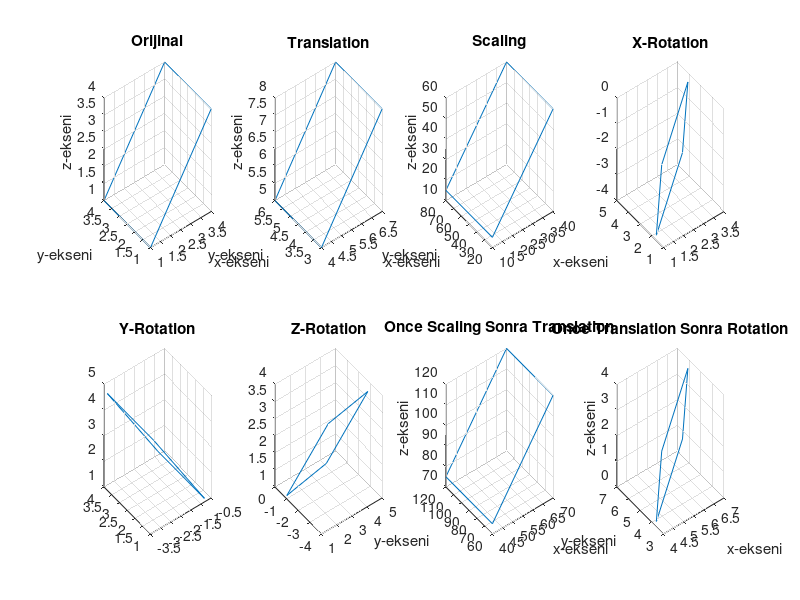

MATLAB code to generate this figure:

%Translation-Oteleme Islemi
dx = 3;
dy = 2;
dz = 4;

shape=[1 1 4 4 1;1 4 4 1 1 ;1 1 4 4 1];
subplot(2,4,1); 
plot3(shape(1,1:end),shape(2,1:end),shape(3,1:end)); grid on; title('Orijinal');

xlabel('x-ekseni'); ylabel('y-ekseni'); zlabel('z-ekseni'); 
trans=[1 0 0 dx;0 1 0 dy;0 0 1 dz;0 0 0 1];
homogeneous_shape = [shape; ones(1,5)];
trans_shape = trans*homogeneous_shape;

subplot(2,4,2); 
plot3(trans_shape(1,1:end),trans_shape(2,1:end),trans_shape(3,1:end));grid on; title('Translation');
xlabel('x-ekseni'); ylabel('y-ekseni'); zlabel('z-ekseni'); 

%Scaling – Olceklendirme Islemi
sx = 10;
sy = 20;
sz = 15;

scale=[sx 0 0 0;0 sy 0 0;0 0 sz 0;0 0 0 1];
scale_shape = scale*homogeneous_shape;

subplot(2,4,3); 
plot3(scale_shape(1,1:end),scale_shape(2,1:end),scale_shape(3,1:end));grid on; title('Scaling');
xlabel('x-ekseni'); ylabel('y-ekseni'); zlabel('z-ekseni'); 

%Rotation – Dondurme Islemi
rotateX = [1 0 0 0; 0 cos(30) -sin(30) 0;0 sin(30) cos(30) 0;0 0 0 1];
rot_shape = rotateX*homogeneous_shape;
subplot(2,4,4); 
plot3(rot_shape(1,1:end),rot_shape(2,1:end),rot_shape(3,1:end));grid on; title('X-Rotation');

rotateY = [cos(30) 0 sin(30) 0; 0 1 0 0;-sin(30) 0  cos(30) 0;0 0 0 1];
rot_shape = rotateY*homogeneous_shape;
subplot(2,4,5); 
plot3(rot_shape(1,1:end),rot_shape(2,1:end),rot_shape(3,1:end));grid on; title('Y-Rotation');

rotateZ = [ cos(30) -sin(30) 0 0;sin(30) cos(30) 0 0;0 0 1 0;0 0 0 1];
rot_shape = rotateZ*homogeneous_shape;
subplot(2,4,6); 
plot3(rot_shape(1,1:end),rot_shape(2,1:end),rot_shape(3,1:end));grid on; title('Z-Rotation');

%Once Scaling Sonra Translation Islemi
scaletrans_shape = scale*trans*homogeneous_shape;
subplot(2,4,7); 
plot3(scaletrans_shape(1,1:end),scaletrans_shape(2,1:end),scaletrans_shape(3,1:end));grid on; 
title('Once Scaling Sonra Translation');
xlabel('x-ekseni'); ylabel('y-ekseni'); zlabel('z-ekseni'); 

%Once Translation Sonra Rotation Islemi
transrotate_shape = trans*rotateX*homogeneous_shape;
subplot(2,4,8); 
plot3(transrotate_shape(1,1:end),transrotate_shape(2,1:end),transrotate_shape(3,1:end));grid on; 
title('Once Translation Sonra Rotation');
xlabel('x-ekseni'); ylabel('y-ekseni'); zlabel('z-ekseni'); 

  
